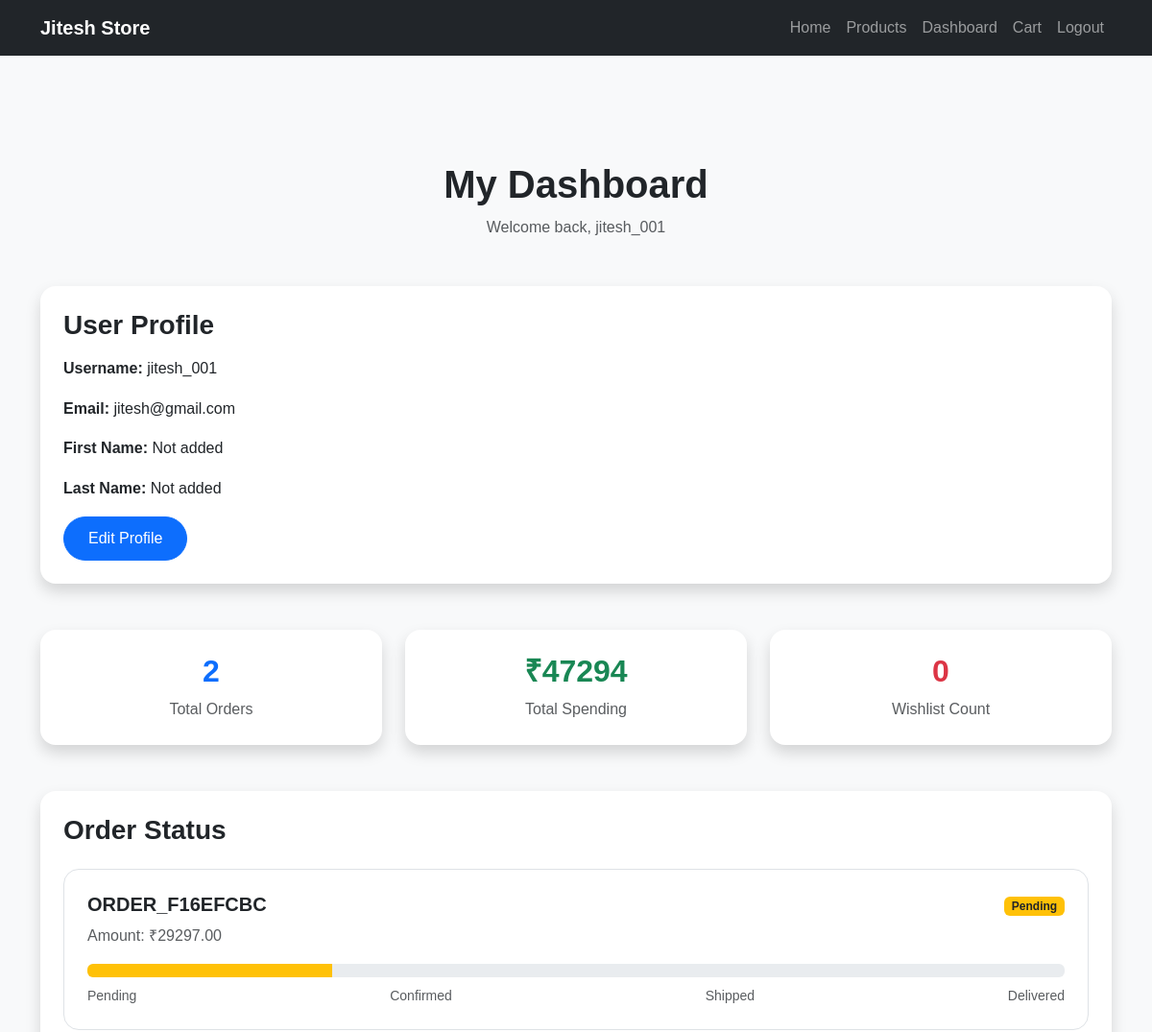
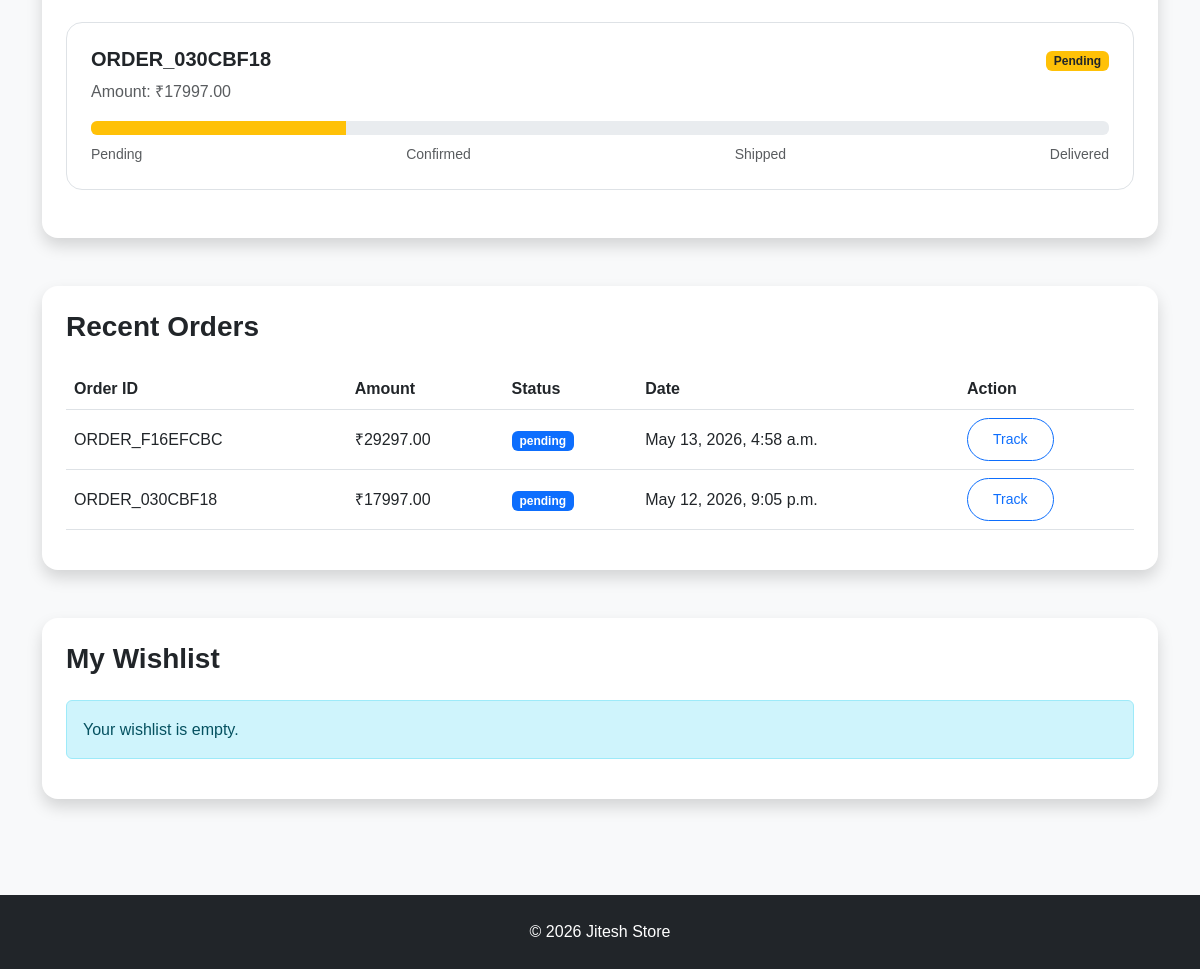
Page /dashboard/ (signed in) on the earlier database version (2 pictures, top to bottom).
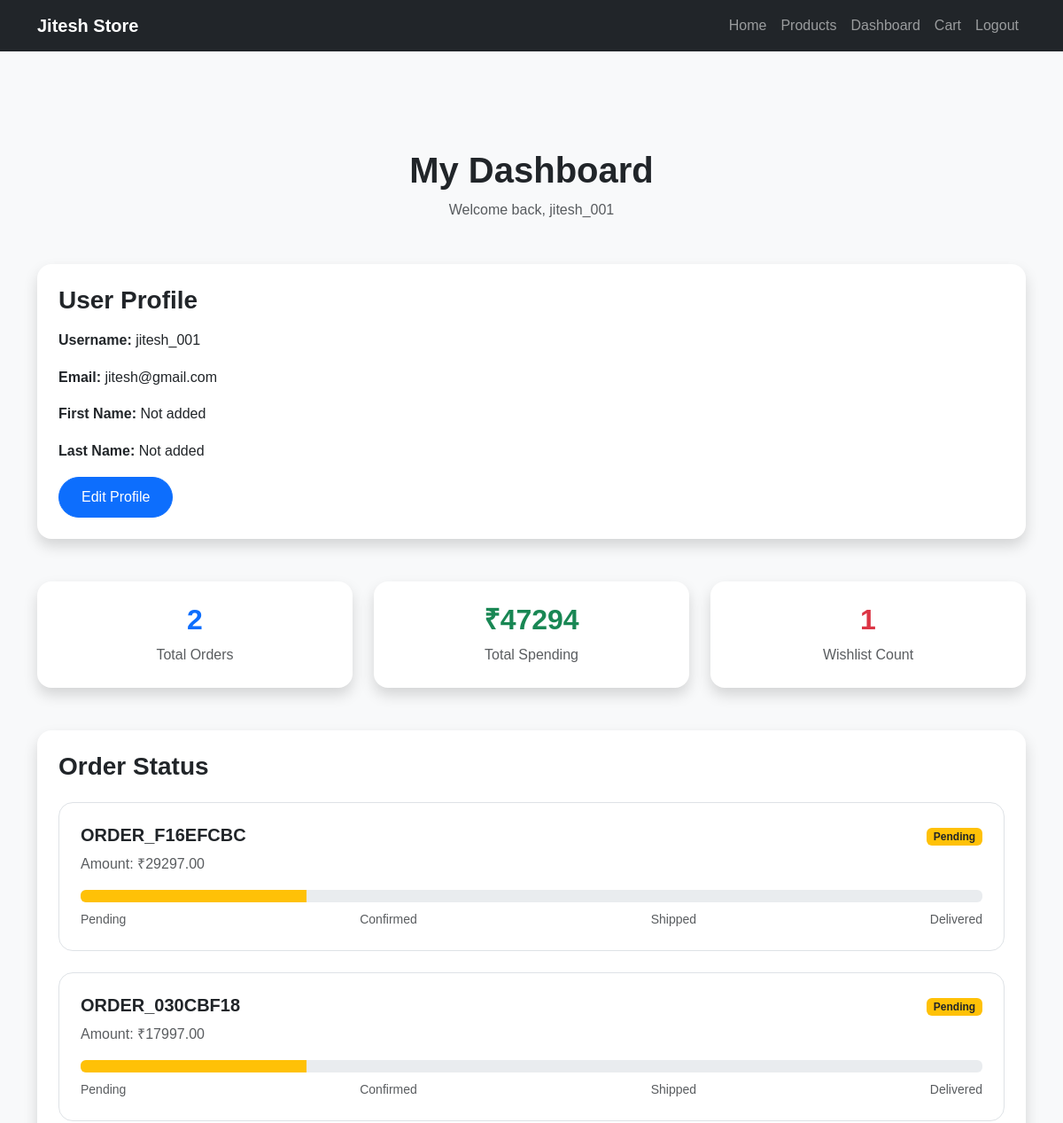
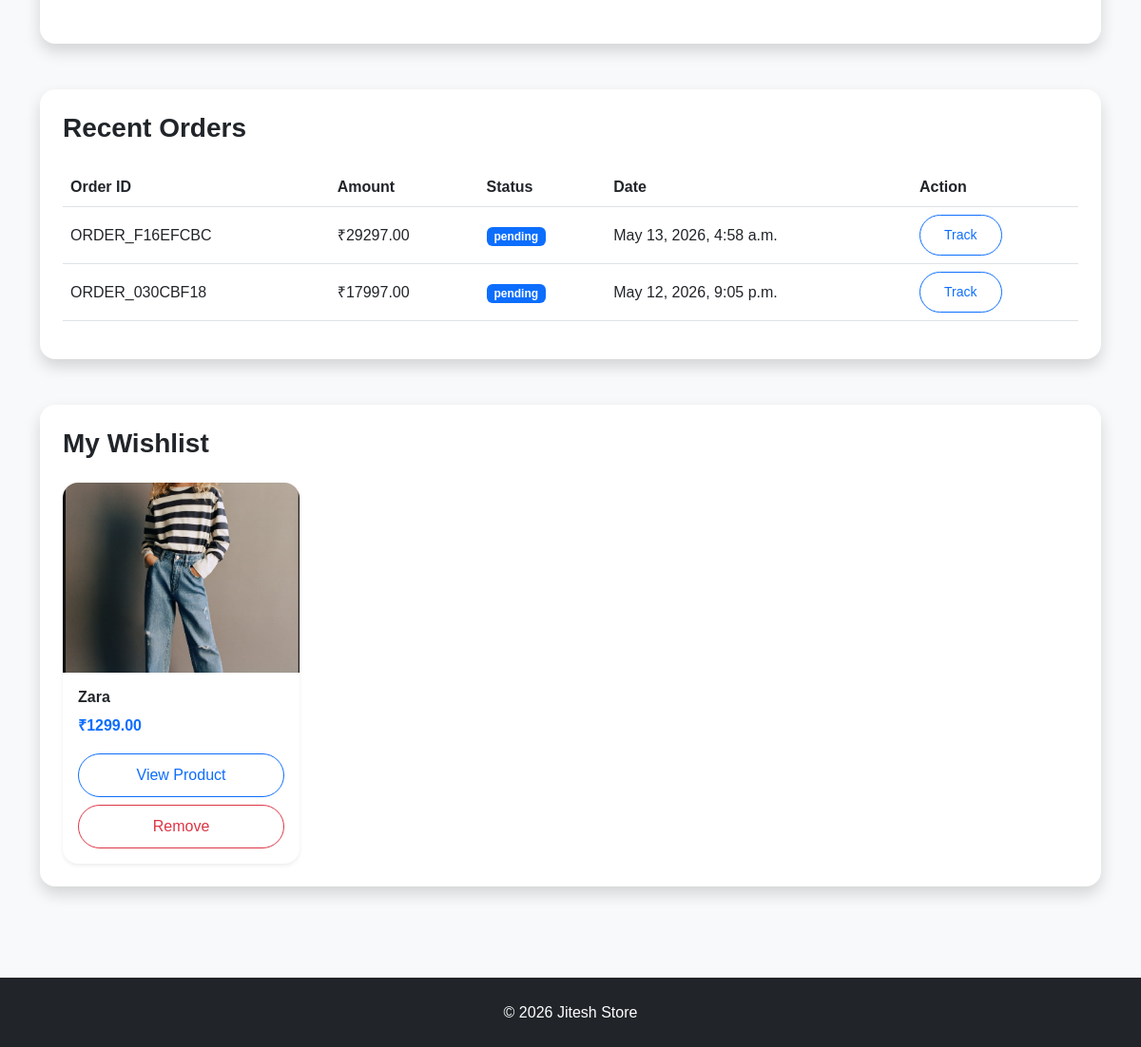
Same page on the later database version (2 pictures, top to bottom).
### store/models.py (models this page shows, shortened)
class Order(models.Model):
    STATUS_CHOICES = [
        ('pending', 'Pending'),
        ('confirmed', 'Confirmed'),
        ('shipped', 'Shipped'),
        ('delivered', 'Delivered'),
        ('cancelled', 'Cancelled'),
    ]
    user = models.ForeignKey(
        User,
        on_delete=models.CASCADE,
        related_name='orders'
    )
    order_number = models.CharField(max_length=20, unique=True)
    total_amount = models.DecimalField(
        max_digits=10,
        decimal_places=2
    )
    status = models.CharField(
        max_length=20,
        choices=STATUS_CHOICES,
        default='pending'
    )
    shipping_address = models.TextField()
    payment_status = models.CharField(
        max_length=20,
        default='pending'
    )
    coupon = models.ForeignKey(
        Coupon,
        on_delete=models.SET_NULL,
        null=True,
        blank=True
    )
    created_at = models.DateTimeField(auto_now_add=True)

class WishlistItem(models.Model):
    wishlist = models.ForeignKey(
        Wishlist,
        on_delete=models.CASCADE,
        related_name='items'
    )
    product = models.ForeignKey(Product, on_delete=models.CASCADE)
    added_at = models.DateTimeField(auto_now_add=True)
    class Meta:
        unique_together = ['wishlist', 'product']

class Product(models.Model):
    name = models.CharField(max_length=200)
    slug = models.SlugField(unique=True, blank=True)
    description = models.TextField()
    price = models.DecimalField(max_digits=10, decimal_places=2)
    discount_price = models.DecimalField(
        max_digits=10,
        decimal_places=2,
        blank=True,
        null=True
    )
    stock = models.PositiveIntegerField(default=0)
    category = models.ForeignKey(
        Category,
        on_delete=models.CASCADE,
        related_name='products'
    )
    images = models.ImageField(upload_to='products/', blank=True, null=True)
    thumbnail = models.ImageField(upload_to='product_thumbs/', blank=True, null=True)
    is_featured = models.BooleanField(default=False)
    is_active = models.BooleanField(default=True)
    created_at = models.DateTimeField(auto_now_add=True)
    updated_at = models.DateTimeField(auto_now=True)
    class Meta:
        ordering = ['-created_at']
    def get_absolute_url(self):
        return reverse('product_detail', kwargs={'slug': self.slug})
    @property
    def get_price(self):
        if self.discount_price:
            return self.discount_price
        return self.price

### store/views.py (the view)
@login_required
def dashboard(request):
    orders = Order.objects.filter(user=request.user).order_by('-created_at')
    wishlist = Wishlist.objects.filter(user=request.user).first()
    wishlist_items = wishlist.items.select_related('product') if wishlist else []
    total_orders = orders.count()
    total_spent = orders.aggregate(total=Sum('total_amount'))['total'] or 0
    latest_order = orders.first()
    return render(request, 'store/dashboard.html', {
        'orders': orders,
        'wishlist_items': wishlist_items,
        'total_orders': total_orders,
        'total_spent': total_spent,
        'latest_order': latest_order,
    })

### core/templates/store/dashboard.html (shortened to what the changed rows need)
{% extends 'base.html' %}
{% block content %}
<section class="py-5 mt-5">
    <div class="container">
        <div class="text-center mb-5">
            <h1 class="fw-bold">My Dashboard</h1>
        </div>
        <div class="row g-4 mb-5">
            <div class="col-md-4">
                <div class="card shadow border-0 rounded-4 text-center p-4">
                    <h2 class="fw-bold text-primary">{{ total_orders|default:0 }}</h2>
                </div>
            </div>
            <div class="col-md-4">
                <div class="card shadow border-0 rounded-4 text-center p-4">
                    <h2 class="fw-bold text-success">₹{{ total_spent|default:0 }}</h2>
                </div>
            </div>
            <div class="col-md-4">
                <div class="card shadow border-0 rounded-4 text-center p-4">
                    <h2 class="fw-bold text-danger">{{ wishlist_items|length }}</h2>
                    <p class="text-muted mb-0">Wishlist Count</p>
                </div>
            </div>
        </div>
        <div class="card shadow border-0 rounded-4 mb-5">
            <div class="card-body p-4">
                {% for order in orders %}
                    <div class="border rounded-4 p-4 mb-4">
                        <div class="d-flex justify-content-between flex-wrap mb-3">
                            <div>
                                <h5 class="fw-bold">{{ order.order_number }}</h5>
                                <p class="text-muted mb-0">Amount: ₹{{ order.total_amount }}</p>
                            </div>
                            <div>
                                {% if order.status == 'pending' %}
                                    <span class="badge bg-warning text-dark">Pending</span>
                                {% elif order.status == 'confirmed' %}
                                    <span class="badge bg-info">Confirmed</span>
                                {% elif order.status == 'shipped' %}
                                    <span class="badge bg-primary">Shipped</span>
                                {% elif order.status == 'delivered' %}
                                    <span class="badge bg-success">Delivered</span>
                                {% else %}
                                    <span class="badge bg-secondary">{{ order.status }}</span>
                                {% endif %}
                            </div>
                        </div>
                        <div class="progress" style="height: 14px;">
                            {% if order.status == 'pending' %}
                                <div class="progress-bar bg-warning" style="width:25%"></div>
                            {% elif order.status == 'confirmed' %}
                                <div class="progress-bar bg-info" style="width:50%"></div>
                            {% elif order.status == 'shipped' %}
                                <div class="progress-bar bg-primary" style="width:75%"></div>
                            {% elif order.status == 'delivered' %}
                                <div class="progress-bar bg-success" style="width:100%"></div>
                            {% else %}
                                <div class="progress-bar bg-secondary" style="width:20%"></div>
                            {% endif %}
                        </div>
                        <div class="d-flex justify-content-between mt-2 small text-muted">
                            <span>Pending</span>
                            <span>Confirmed</span>
                            <span>Shipped</span>
                            <span>Delivered</span>
                        </div>
                    </div>
                {% empty %}
                    <div class="alert alert-info">
                        No orders found.
                    </div>
                {% endfor %}
            </div>
        </div>
        <div class="card shadow border-0 rounded-4 mb-5">
            <div class="card-body p-4">
                {% if orders %}
                    <div class="table-responsive">
                        <table class="table align-middle">
                            <thead>
                                <tr>
                                    <th>Order ID</th>
                                    <th>Amount</th>
                                    <th>Status</th>
                                    <th>Date</th>
                                    <th>Action</th>
                                </tr>
                            </thead>
                            <tbody>
                                {% for order in orders %}
                                    <tr>
                                        <td>{{ order.order_number }}</td>
                                        <td>₹{{ order.total_amount }}</td>
                                        <td>
                                            <span class="badge bg-primary">
                                                {{ order.status }}
                                            </span>
                                        </td>
                                        <td>{{ order.created_at }}</td>
                                        <td>
    <a
        href="{% url 'track_order' order.order_number %}"
        class="btn btn-sm btn-outline-primary rounded-pill"
    >
        Track
    </a>
</td>
                                    </tr>
                                {% endfor %}
                            </tbody>
                        </table>
                    </div>
                {% else %}
                    <div class="alert alert-info">
                        No recent orders available.
                    </div>
                {% endif %}
            </div>
        </div>
        <div class="card shadow border-0 rounded-4">
            <div class="card-body p-4">
                <div class="row g-4">
                    {% for item in wishlist_items %}
                        <div class="col-md-6 col-lg-3">
                            <div class="card h-100 shadow-sm border-0 rounded-4">
                                {% if item.product.thumbnail %}
                                    <img
                                        src="{{ item.product.thumbnail.url }}"
                                        class="card-img-top rounded-top-4"
                                        style="height:200px; object-fit:cover;"
                                        alt="{{ item.product.name }}"
                                    >
                                {% endif %}
                                <div class="card-body">
                                    <h6 class="fw-bold">{{ item.product.name }}</h6>
                                    <p class="text-primary fw-bold">₹{{ item.product.get_price }}</p>
                                    <a
                                        href="{{ item.product.get_absolute_url }}"
                                        class="btn btn-outline-primary w-100 rounded-pill mb-2"
                                    >
                                        View Product
                                    </a>
                                    <a
                                        href="{% url 'toggle_wishlist' item.product.id %}"
                                        class="btn btn-outline-danger w-100 rounded-pill"
                                    >
                                        Remove
                                    </a>
                                </div>
                            </div>
                        </div>
                    {% empty %}
                        <div class="col-12">
                            <div class="alert alert-info">
                                Your wishlist is empty.
                            </div>
                        </div>
                    {% endfor %}
                </div>
            </div>
        </div>
    </div>
</section>
{% endblock %}

Differences in the rows shown:
added WishlistItem: product.thumbnail (picture), product.name "Zara", product.get_price "1299.00"
Other differences:
{{ wishlist_items|length }}: "0" → "1"
text no longer shown: "Your wishlist is empty."
